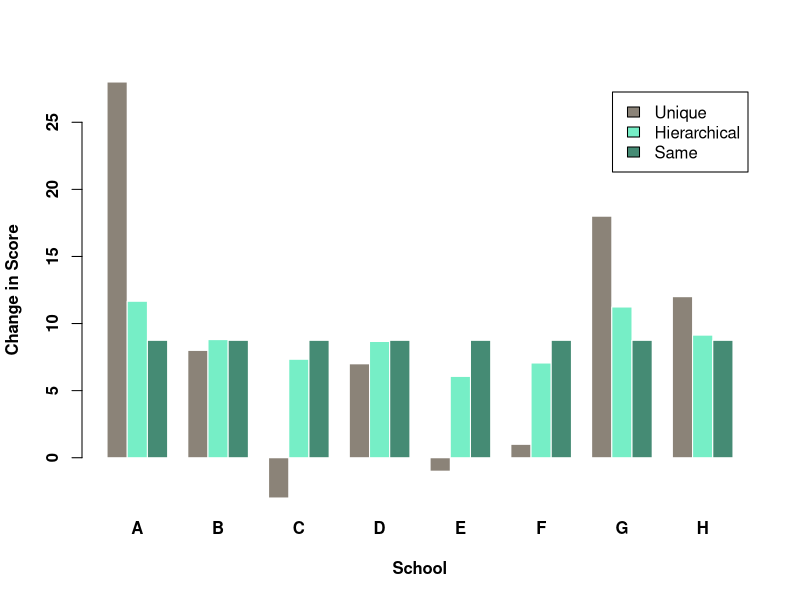
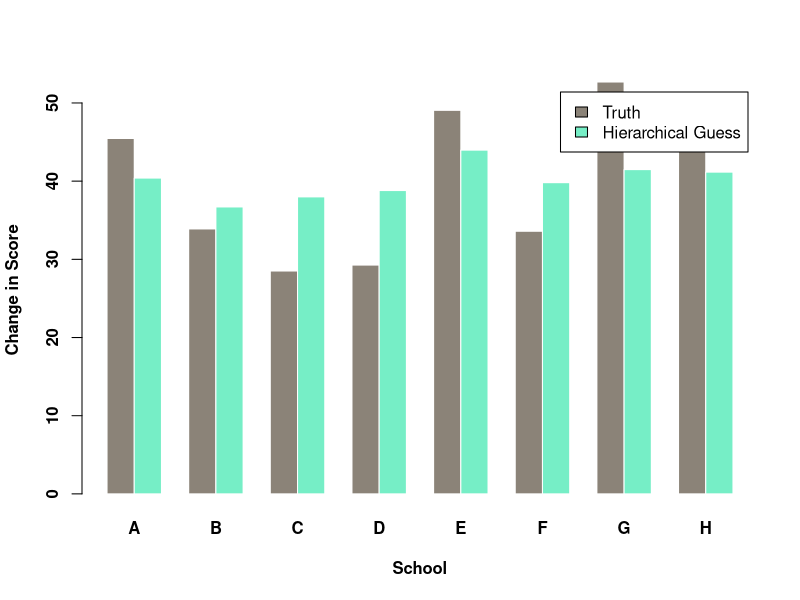
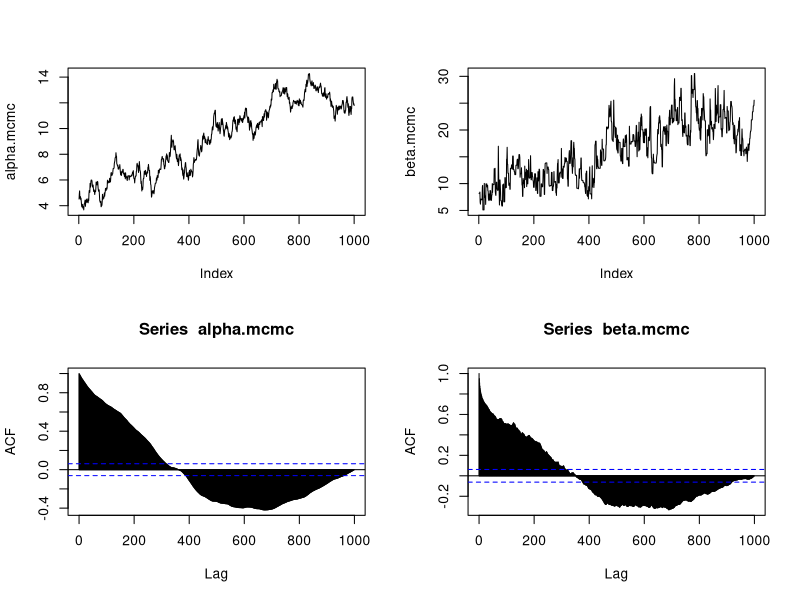
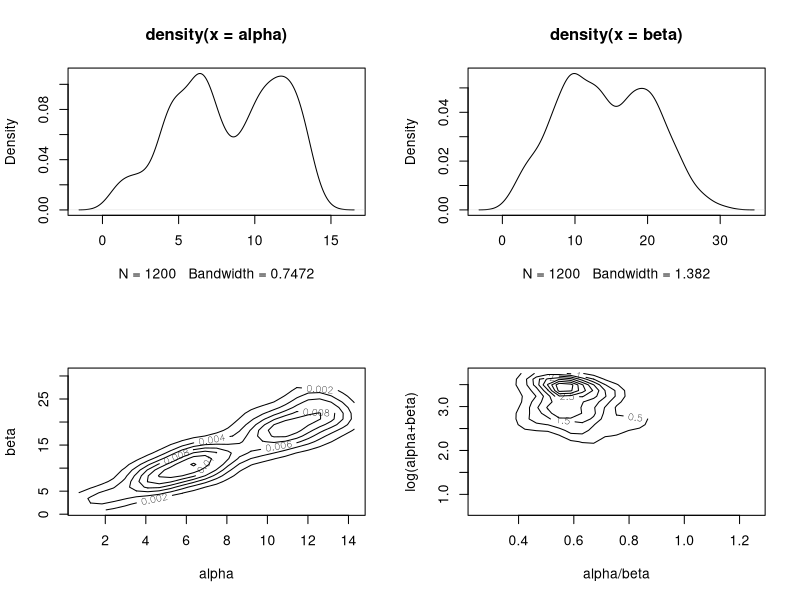
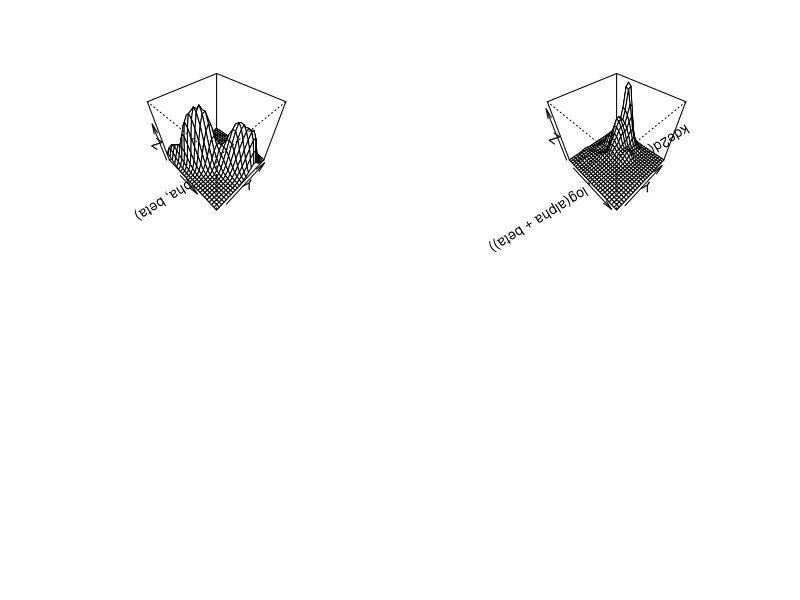
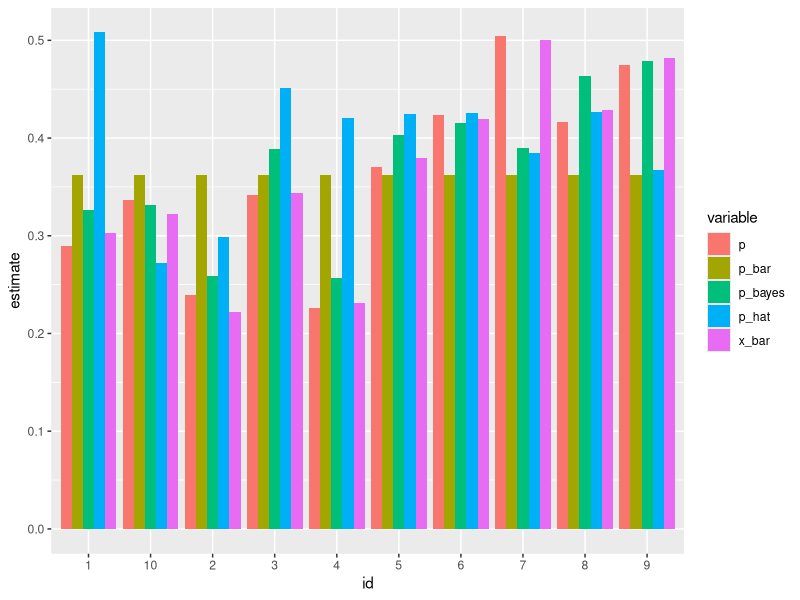
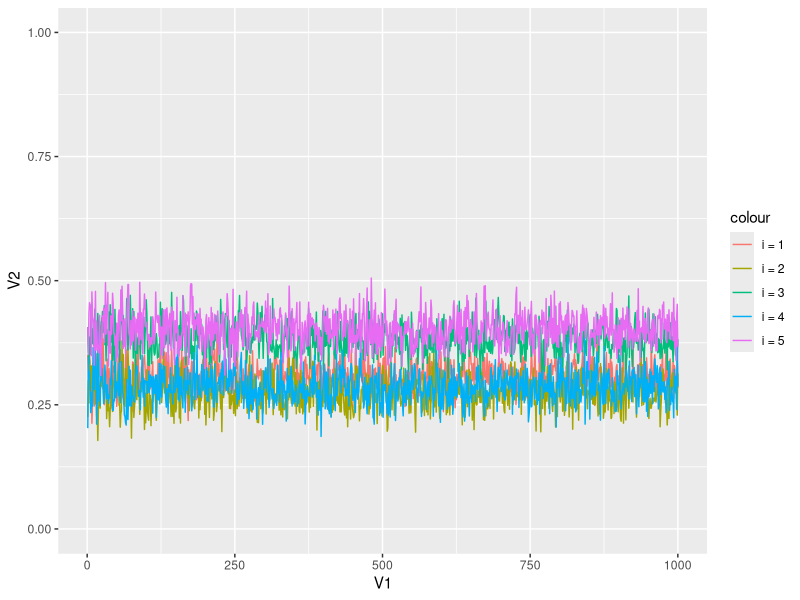
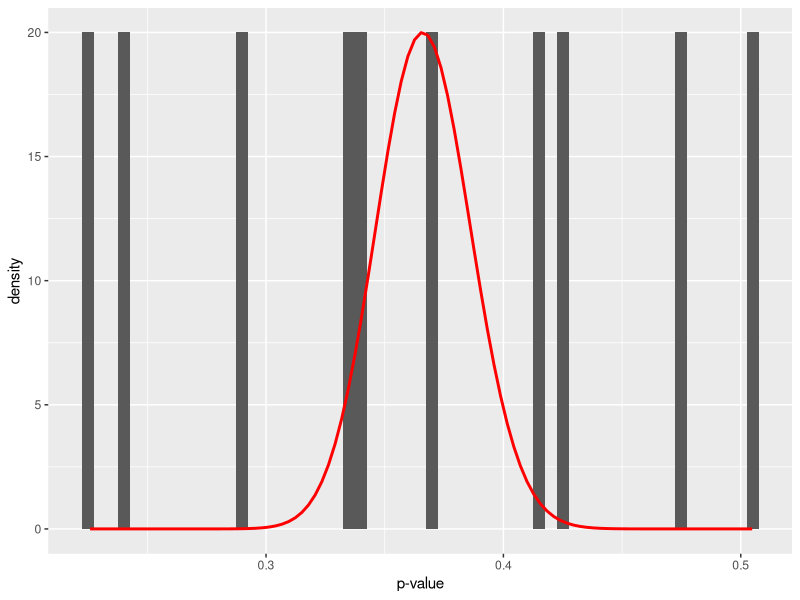

Source code (R) for these figures, in order:
## ---- chunk 1
knitr::opts_chunk$set(echo = TRUE)
knitr::opts_chunk$set(echo = TRUE, fig.align="center")
gc()
ls()
library(tidyverse)
library(MASS)
set.seed(47)
## ---- chunk 2
schools <- read.table("schools.dat", header=T)
J <- nrow (schools)
y <- schools$estimate
sigma.y <- schools$sd
data <- list ("J", "y", "sigma.y")
inits <- function()
  list (theta=rnorm(J,0,100), mu.theta=rnorm(1,0,100), sigma.theta=runif(1,0,100))
parameters <- c("theta", "mu.theta", "sigma.theta")
theta.update <- function (){
  theta.hat <- (mu/tau^2 + y/sigma.y^2)/(1/tau^2 + 1/sigma.y^2)
  V.theta <- 1/(1/tau^2 + 1/sigma.y^2)
  rnorm(J, theta.hat, sqrt(V.theta))
}
mu.update <- function (){
  rnorm(1, mean(theta), tau/sqrt(J))
}
tau.update <- function (){
  sqrt(sum((theta-mu)^2)/rchisq(1,J-1))
}
n.chains <- 5
n.iter <- 1000
sims <- array (NA, c(n.iter, n.chains, J+2))
dimnames(sims) <- list (NULL, NULL, c(paste("theta[", 1:8, "]", sep=""), "mu", "tau"))
for (m in 1:n.chains){
  mu <- rnorm (1, mean(y), sd(y))
  tau <- runif (1, 0, sd(y))
  for (t in 1:n.iter){
    theta <- theta.update()
    mu <- mu.update()
    tau <- tau.update()
    sims[t,m,] <- c(theta, mu, tau)
  } }
## ---- chunk 3
# Mean increase across all schools
meanBayes = mean(mean(sims[,1,9]), mean(sims[,2,9]), mean(sims[,3,9]), mean(sims[,4,9]), mean(sims[,5,9]))
thetaFinals = c('theta1', 'theta2', 'theta3', 'theta4', 'theta5', 'theta6', 'theta7', 'theta9')
thetasBayes=c()
for(i in 1:8){
  thetasBayes[i] = mean(mean(sims[,1,i]), mean(sims[,2,i]), mean(sims[,3,i]), mean(sims[,4,i]), mean(sims[,5,i]))
}
## ---- chunk 4
thetasUnique = schools$estimate
thetasSame = rep(mean(schools$estimate), 8)

data=matrix(c(thetasUnique, thetasBayes, thetasSame), byrow= TRUE, nrow=3)
rownames(data)=c('Unique','Hierarchical', 'Same')
colnames(data)=schools$school

# Grouped barplot
barplot(data, col=colors()[c(7,10,12)] , border="white", font.axis=2, beside=T, legend=rownames(data), xlab="School", ylab='Change in Score', font.lab=2)
## ---- chunk 5
mu = 40
tau=10
trueThetas = rnorm(8, mu, tau)
estimates = c()
sds = c()
for(i in 1:8){
  schoolSample = rnorm(14, trueThetas[i], 15)
  estimates[i] = mean(schoolSample)
  sds[i] = sd(schoolSample)
}
school = schools$school
sampleData = data.frame(schools$school, estimates, sds)

J <- nrow(sampleData)
y <- sampleData$estimate
sigma.y <- sampleData$sd
data <- list ("J", "y", "sigma.y")
inits <- function()
  list (theta=rnorm(J,0,100), mu.theta=rnorm(1,0,100), sigma.theta=runif(1,0,100))
parameters <- c("theta", "mu.theta", "sigma.theta")
theta.update <- function (){
  theta.hat <- (mu/tau^2 + y/sigma.y^2)/(1/tau^2 + 1/sigma.y^2)
  V.theta <- 1/(1/tau^2 + 1/sigma.y^2)
  rnorm(J, theta.hat, sqrt(V.theta))
}
mu.update <- function (){
  rnorm(1, mean(theta), tau/sqrt(J))
}
tau.update <- function (){
  sqrt(sum((theta-mu)^2)/rchisq(1,J-1))
}
n.chains <- 5
n.iter <- 1000
sims <- array (NA, c(n.iter, n.chains, J+2))
dimnames(sims) <- list (NULL, NULL, c(paste("theta[", 1:8, "]", sep=""), "mu", "tau"))
for (m in 1:n.chains){
  mu <- rnorm (1, mean(y), sd(y))
  tau <- runif (1, 0, sd(y))
  for (t in 1:n.iter){
    theta <- theta.update()
    mu <- mu.update()
    tau <- tau.update()
    sims[t,m,] <- c(theta, mu, tau)
  } 
}

## ---- chunk 6
# Mean increase across all schools
meanBayes = mean(mean(sims[,1,9]), mean(sims[,2,9]), mean(sims[,3,9]), mean(sims[,4,9]), mean(sims[,5,9]))
thetaFinals = c('theta1', 'theta2', 'theta3', 'theta4', 'theta5', 'theta6', 'theta7', 'theta9')
thetasBayes=c()
for(i in 1:8){
  thetasBayes[i] = mean(mean(sims[,1,i]), mean(sims[,2,i]), mean(sims[,3,i]), mean(sims[,4,i]), mean(sims[,5,i]))
}

data=matrix(c(trueThetas, thetasBayes), byrow= TRUE, nrow=2)
rownames(data)=c('Truth','Hierarchical Guess')
colnames(data)=sampleData$school

# Grouped barplot
barplot(data, col=colors()[c(7,10)] , border="white", font.axis=2, beside=T, legend=rownames(data), args.legend = list('bottomright'), xlab="School", ylab='Change in Score', font.lab=2)
## ---- chunk 7
alpha_known <- 5
beta_known <- 10
k <- 10
id <- c(1:k)

N <- round(rnorm(k, mean = 30, sd = 3)) #random sample sizes, not important in decision
p <- rbeta(k, alpha_known, beta_known)
y <- round(p*N) #standardised to make possible to be observed

data <- as.data.frame(cbind(id, p, y, N), row.names = NULL)
## ---- chunk 8
y <- data$y
n <- data$N
J <- length(y)

log.prior <- function(alpha,beta) {
  {-2.5}*log(alpha + beta)
}

draw.thetas <- function(alpha,beta) {
  return(rbeta(J,alpha+y,beta+n-y))
}

draw.alpha <- function(alpha,beta,theta,prop.sd) {
  alpha.star <- rnorm(1,alpha,prop.sd)
  num <- J*(lgamma(alpha.star+beta) - lgamma(alpha.star)) +
    alpha.star*sum(log(theta)) + log.prior(alpha.star,beta)
  den <- J*(lgamma(alpha+beta)      - lgamma(alpha)) +
    alpha     *sum(log(theta)) + log.prior(alpha,beta)
# print(c(alpha,alpha.star,num,den))
  acc <- ifelse((log(runif(1))<=num - den)&&(alpha.star>0),1,0)
  alpha.acc <<- alpha.acc + acc
  return(ifelse(acc,alpha.star,alpha))
}

draw.beta <- function(alpha,beta,theta,prop.sd) {
  beta.star <- rnorm(1,beta,prop.sd)
  num <- J*(lgamma(alpha+beta.star) - lgamma(beta.star)) +
    beta.star*sum(log(1-theta)) + log.prior(alpha,beta.star)
  den <- J*(lgamma(alpha+beta)      - lgamma(beta)) +
    beta     *sum(log(1-theta)) + log.prior(alpha,beta)
# print(c(beta,beta.star,num,den))
  acc <- ifelse((log(runif(1))<=num - den)&&(beta.star>0),1,0)
  beta.acc <<- beta.acc + acc

  return(ifelse(acc,beta.star,beta))
}

################################################################  

B <- 200 # define cut off
M <- 1000 # length of chain

MM <- B + M

alpha <- matrix(NA,MM)
beta <- alpha
theta <- matrix(NA,nrow=MM,ncol=J)

# Metropolis tuning parameters
alpha.prop.sd <- 0.25
beta.prop.sd <- 3

# Initial values for the chain
alpha[1] <- 1
beta[1] <- 1
theta[1,] <- draw.thetas(alpha[1],beta[1]) # or theta[1,] <- (y+.5/(n+.5)

# Monitor acceptance frequency
alpha.acc <- 0
beta.acc <- 0

# MCMC simulation
for (m in 2:MM) {
  alpha[m] <- draw.alpha(alpha[m-1],beta[m-1],theta[m-1,],alpha.prop.sd)
  beta[m] <- draw.beta(alpha[m],beta[m-1],theta[m-1,],beta.prop.sd)
  theta[m,] <- draw.thetas(alpha[m],beta[m])
}

good <- (B+1):MM

alpha.mcmc <- alpha[good]
beta.mcmc <- beta[good]
theta.mcmc <- theta[good,]


par(mfrow=c(2,2))
plot(alpha.mcmc,type="l")
plot(beta.mcmc,type="l")
acf(alpha.mcmc,1000)
acf(beta.mcmc,1000)

print(round(c(alpha.rate=alpha.acc/MM,beta.rate=beta.acc/MM),2))

#######################################################################

#par(mfrow=c(3,2))

plot(density(alpha))
plot(density(beta))

contour(kde2d(alpha,beta),xlab="alpha",ylab="beta")
contour(kde2d(alpha/beta,log(alpha+beta)),
        xlab="alpha/beta",ylab="log(alpha+beta)")

persp(kde2d(alpha,beta),theta=45,phi=45)
persp(kde2d(alpha/beta,log(alpha+beta)),theta=45,phi=45)

## ---- chunk 9
data$p_bar <- qbeta(0.5, mean(alpha.mcmc), mean(beta.mcmc))
data$p_bar_mse <- (data$p_bar - data$p)^2

# MSE for this frequentist estimator
mean(data$p_bar_mse)
## ---- chunk 10
data$p_hat <- rbeta(k, mean(alpha.mcmc), mean(beta.mcmc))
data$p_hat_mse <- (data$p_hat - data$p)^2

# MSE for this frequentist estimator
mean(data$p_hat_mse)
## ---- chunk 11
n.repeats <- 1000

alpha_sampler.matrix <- matrix(data = NA, nrow = n.repeats, ncol = k)
beta_sampler.matrix <- matrix(data = NA, nrow = n.repeats, ncol = k)
p_sampler.matrix <- matrix(data = NA, nrow = n.repeats, ncol = k)

alpha_sampler.matrix[1,] <- mean(alpha.mcmc) # initialise sampler
beta_sampler.matrix[1,] <- mean(beta.mcmc)

for (i in c(1:k)){
  n <- data$N[i]
  x <- data$y[i]
  alpha_sampler.matrix[1,i] <- mean(alpha.mcmc) + x
  beta_sampler.matrix[1,i] <- mean(beta.mcmc) + n - x
  
  p_sampler.matrix[1,i] <- rbeta(1, alpha_sampler.matrix[1,i], 
                                 beta_sampler.matrix[1,i])
  for (j in c(2:n.repeats)){
    x <- rbinom(1, size = n, prob = p_sampler.matrix[(j-1),i])
    
    alpha_sampler.matrix[j,i] <- mean(alpha_sampler.matrix[,i][1:(j-1)]) + x
    beta_sampler.matrix[j,i] <- mean(beta_sampler.matrix[,i][1:(j-1)]) + n - x
    
    p_sampler.matrix[j,i] <- rbeta(1, alpha_sampler.matrix[j,i], 
                                 beta_sampler.matrix[j,i])
  }
}

data_p_bayes <- NA
for (i in c(1:k)){
  data$p_bayes[i] <- mean(p_sampler.matrix[,i][round(n.repeats)/5 : n.repeats])
}

data$p_bayes_mse <- (data$p_bayes - data$p)^2

# MSE for this Bayesian estimator
mean(data$p_bayes_mse)
## ---- chunk 12
data$id <- as.character(data$id)
data$x_bar <- data$y/data$N

data %>%
  gather(variable, estimate, c('p', 'x_bar', 'p_bar', 'p_hat', 'p_bayes' )) %>% 
  ggplot(aes(x = id, y = estimate)) +   
  geom_bar(aes(fill = variable), position = "dodge", stat="identity")  
## ---- chunk 13
as.data.frame(cbind(
  c(1:n.repeats),
  p_sampler.matrix[,1],
  p_sampler.matrix[,2], 
  p_sampler.matrix[,3],
  p_sampler.matrix[,4],
  p_sampler.matrix[,5]),
  row.names = NULL) %>% 
  ggplot(aes(x = V1)) + 
  geom_line(aes(y = V2, colour = 'i = 1')) +
  geom_line(aes(y = V3, colour = 'i = 2')) +
  geom_line(aes(y = V4, colour = 'i = 3')) +
  geom_line(aes(y = V5, colour = 'i = 4')) +
  geom_line(aes(y = V6, colour = 'i = 5')) + 
  ylim(0,1)
## ---- chunk 14
quantile(alpha.mcmc, prob = c(0.025, 0.975))
quantile(beta.mcmc, prob = c(0.025, 0.975))
## ---- chunk 15
library(stats4)
library(VGAM)

# log-likelihood function
ll <- function(alpha, beta) {
  x <- data$y
  total <- data$N
  -sum(VGAM::dbetabinom.ab(x, total, alpha, beta, log = TRUE))
}

# maximum likelihood estimation
m <- mle(ll, start = list(alpha = 1, beta = 5), method = "L-BFGS-B",
                 lower = c(0.0001, .1))
ab <- coef(m)

alpha0 <- ab[1]
beta0 <- ab[2]

alpha0
beta0

data %>% ggplot() +
  geom_histogram(aes(p, y = ..density..), binwidth = .005) +
  stat_function(fun = function(x) dbeta(x, alpha0, beta0), 
                colour = "red", size = 1) +
  xlab("p-value")
